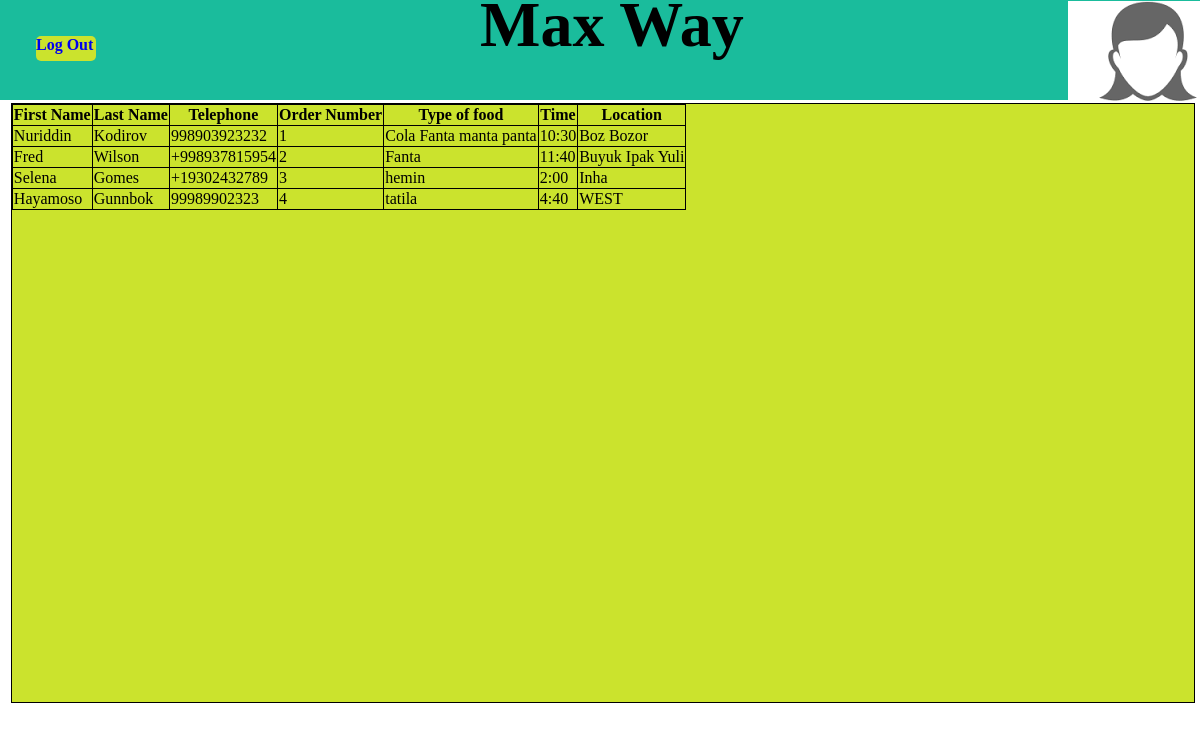
Page /security/MaxWay.php (signed in) on the committed database.
### tables this page shows
CREATE TABLE `orders` (
  `ordernum` int(11) NOT NULL,
  `typeoffood` varchar(45) DEFAULT NULL,
  `time` varchar(30) DEFAULT NULL,
  `location` varchar(45) DEFAULT NULL,
  PRIMARY KEY (`ordernum`)
);

CREATE TABLE `users` (
  `loginemail` varchar(35) NOT NULL,
  `password` varchar(35) DEFAULT NULL,
  `Fname` varchar(45) DEFAULT NULL,
  `Lname` varchar(45) DEFAULT NULL,
  `Blance` int(11) DEFAULT NULL,
  `Telphone` varchar(15) DEFAULT NULL,
  `orderSec` varchar(35) DEFAULT NULL,
  PRIMARY KEY (`loginemail`)
);

### security/MaxWay.php (the view, shortened to what this page needs)
<?php
		$ordersqeur=mysql_query("select users.Fname, users.Lname, users.Telphone,orders.ordernum ,orders.typeoffood, orders.time, orders.location  from orders inner join users where orders.ordernum=users.orderSec")
?>
<!DOCTYPE html>
<html>
<head>
<link href="../css/styleMax.css" rel="stylesheet" type="text/css">
</head>
<body  >
<div class="cover">
<div class="upcontain">
	<div class="logout">
		<b id="logout"><a href="logout.php" style="text-decoration: none;">Log Out</a></b>
	</div>
	<h1 >Max Way</h1>
	<div class="adminlog">
	</div>
</div>
<div class="data">
	<table class="tableData">
	      <thead>
	        <tr>
	          <th>First Name     </th>
	          <th>Last Name      </th>
	          <th> Telephone     </th>
	           <th>Order Number       </th>
	          <th>Type of food		</th>
	          <th> Time		</th>
	          <th> Location		</th>
	        </tr>
	      </thead>
	      <tbody>
	        <?php
	          while( $row = mysql_fetch_array( $ordersqeur ) ){
	            echo "<tr>";
	             echo "<td>".$row['Fname']."</td>";
	             echo "<td>".$row['Lname']."</td>";
	             echo "<td>".$row['Telphone']."</td>";
	             echo "<td>".$row['ordernum']."</td>";
	             echo "<td>".$row['typeoffood']."</td>";
	             echo "<td>".$row['time']."</td>";
	             echo "<td>".$row['location']."</td>";
	           echo " </tr>\n";
	          }
	        ?>
	      </tbody>
	    </table>
</div>
</div>
</body>
</html>

### css/styleMax.css (style rules this page uses)
.upcontain { display:inline-block; top: 0; left: 0; position:fixed; width: 100%; height: 100px; display: block; z-index: 3000; //background-image: url("../images/maxway.jpg"); background-color: #1ABC9C; }
.upcontain h1 { font-family: Segoe Print; font-size: 4em; top:-55%; left:40%; text-align: center; position: absolute; display:inline-block; }
.data { width: 92%; height: 250px; background-color: white; position: relative; display:inline-block; top: 10%; bottom: 40%; right: 1.6%; }
.logout { width: 5%; left: 3%; border-radius: 5px; bottom: -3%; top: 36%; height: 25px; position: relative; background-color: #CBE32D; }
.adminlog { width: 150px; height: 100px; background-image: url("../images/user.png"); background-size: fill; max-width: 400px; max-height: 400px; left: 89%; top:01%; position: absolute; display:inline-block; }
.data table, th,td { border: 1px solid black; border-collapse: collapse; }
.tableData { width: 108.7%; height: 100%; border:2px solid black ; maring: dashed; background-color:#CBE32D; color: black; margin: 10 auto; bottom: 50%; position: relative; top:38%; left: 2%; display:inline-block; height: 600px; }
body { //background: url("../images/backgrd.jpg"); background-color: #3B3738, #FDF3E7; background-size: 100%; background-repeat: no-repeat; }

### rows in the picture
orders: users.Fname "Nuriddin", users.Lname "Kodirov", users.Telphone "998903923232", ordernum "1", typeoffood "Cola Fanta manta panta", time "10:30", location "Boz Bozor"
orders: users.Fname "Fred", users.Lname "Wilson", users.Telphone "+998937815954", ordernum "2", typeoffood "Fanta", time "11:40", location "Buyuk Ipak Yuli"
orders: users.Fname "Selena", users.Lname "Gomes", users.Telphone "+19302432789", ordernum "3", typeoffood "hemin", time "2:00", location "Inha"
orders: users.Fname "Hayamoso", users.Lname "Gunnbok", users.Telphone "99989902323", ordernum "4", typeoffood "tatila", time "4:40", location "WEST"
